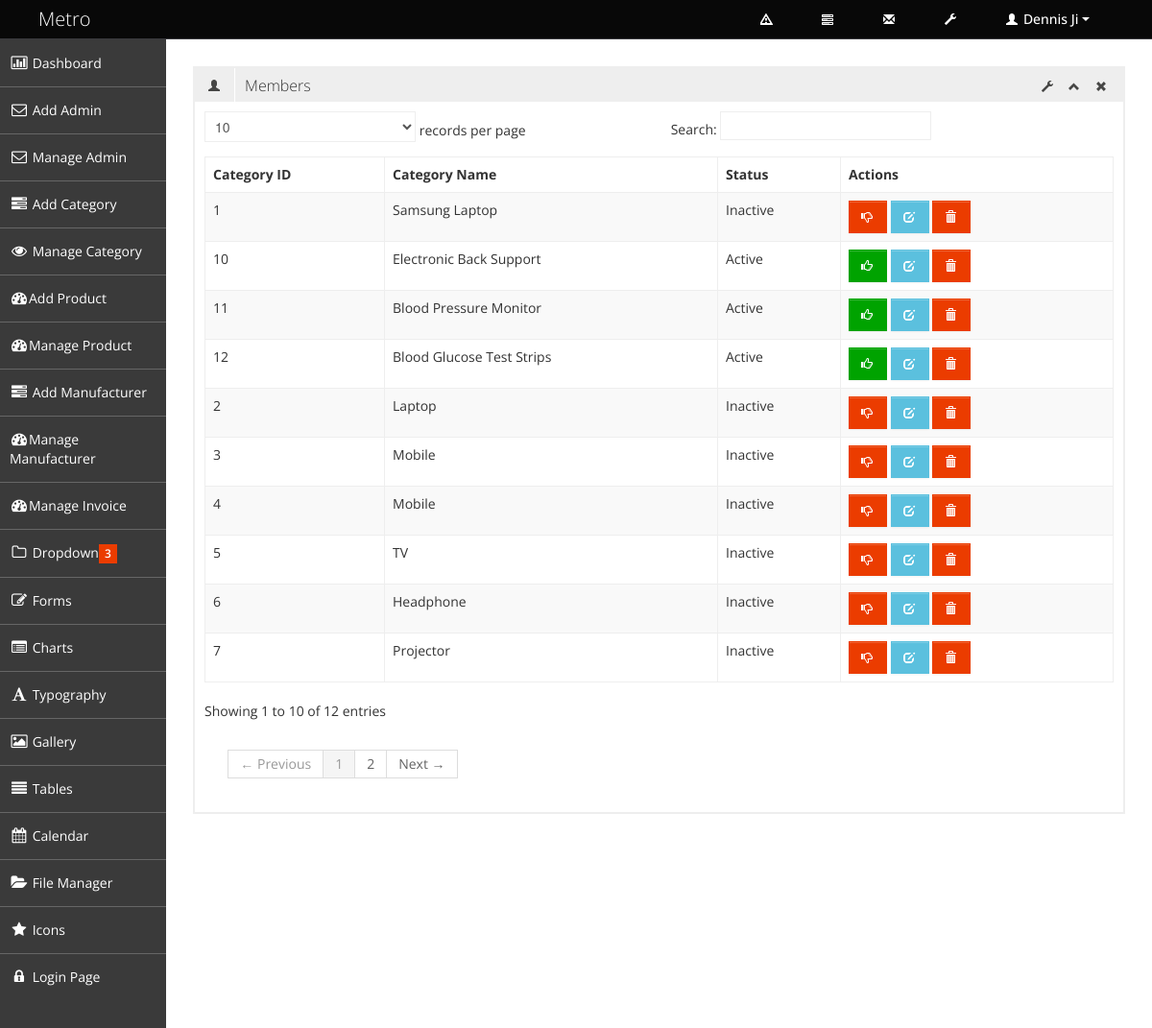
/index.php/products/show_all_category, run on the app's committed database.
### tables this page shows
CREATE TABLE `category` (
  `category_id` int(11) NOT NULL,
  `category_name` varchar(255) NOT NULL,
  `category_short_desc` varchar(255) NOT NULL,
  `category_long_desc` text NOT NULL,
  `category_status` tinyint(3) NOT NULL
);

### application/controllers/Products.php (called while the page is built, shortened)
<?php
class Products extends CI_Controller
{
    function __construct()
    {
        $this->load->model('products_model');
    }
    function show_all_category()
    {
        $category_data['all_category'] = $this->products_model->get_all_category();
        $data['dashboard'] = $this->load->view('admin/admin_pages/all_category', $category_data, TRUE);
        $this->load->view('admin/admin_master', $data);
    }
}

### index.php (called while the page is built, shortened)
<?php
require_once BASEPATH.'core/CodeIgniter.php';

### application/models/Products_model.php (called while the page is built, shortened)
<?php
class Products_model extends CI_Model
{
    function get_all_category()
    {
        $data = $this->db->select('*')->from('category')->get()->result();
        return $data;
    }
}

### application/views/admin/admin_pages/all_category.php (the view, shortened to what this page needs)
<div class="row-fluid sortable">
    <div class="box span12">
        <div class="box-header" data-original-title>
            <h2><i class="halflings-icon user"></i><span class="break"></span>Members</h2>
            <div class="box-icon">
                <a href="#" class="btn-setting"><i class="halflings-icon wrench"></i></a>
                <a href="#" class="btn-minimize"><i class="halflings-icon chevron-up"></i></a>
                <a href="#" class="btn-close"><i class="halflings-icon remove"></i></a>
            </div>
        </div>
        <div class="box-content">
            <table class="table table-striped table-bordered bootstrap-datatable datatable">
                <thead>
                <tr>
                    <th>Category ID</th>
                    <th>Category Name</th>
                    <th>Status</th>
                    <th>Actions</th>
                </tr>
                </thead>
                <tbody>
                <?php foreach ($all_category as $category){ ?>
                    <tr>
                        <td><?php echo $category->category_id ?></td>
                        <td class="center"><?php echo $category->category_name ?></td>
                        <td>
                            <?php
                                if($category->category_status == 1){
                                    echo 'Active';
                                }elseif($category->category_status == 2){
                                    echo 'Inactive';
                                }elseif($category->category_status == 3){
                                    echo 'Deleted';
                                }
                            ?>
                        </td>
                        <td class="center">
                            <?php if($category->category_status == 1 || $category->category_status == 3 ){?>
                            <a class="btn btn-success" href="<?php echo base_url("change-category-status/$category->category_id/2")?>" title="Update Status">
                                <i class="halflings-icon white thumbs-up"></i>
                            </a>
                            <?php } elseif($category->category_status == 2){ ?>
                                <a class="btn btn-danger" href="<?php echo base_url("change-category-status/$category->category_id/1")?>" title="Update Status">
                                    <i class="halflings-icon white thumbs-down"></i>
                                </a>
                            <?php } ?>
                            <a class="btn btn-info" href="<?php echo base_url("edit-category/$category->category_id")?>" title="Edit">
                                <i class="halflings-icon white edit"></i>
                            </a>
                          <?php if($category->category_status != 3){?>
                              <a class="btn btn-danger" onclick='return confirm_delete()' href="<?php echo base_url("change-category-status/$category->category_id/3")?>" title="Delete">
                                <i class="halflings-icon white trash"></i>
                              </a>
                            <?php }?>
                        </td>
                    </tr>
                <?php }?>
                </tbody>
            </table>
        </div>
    </div>
</div>

### asset/admin_asset/css/style.css (style rules this page uses)
body { background: #F5F5F5; color: #333; border: none; font-family: 'Open Sans', sans-serif; font-weight: 400; }
h2 { font-size: 16px; line-height: 16px; }
.box { border: 2px solid #eee; background: #fff !important; margin-bottom: 28px; }
.box-header { height: 16px; font-size: 16px; line-height: 16px; padding: 10px; background: #eee; -webkit-box-shadow: none; -moz-box-shadow: none; box-shadow: none; overflow: hidden; }
.box-header h2 { float:left; margin-top: 0px; font-weight: 300; }
.box-header h2 i { margin: 0px 3px 0px 4px; opacity: .8; filter: alpha(opacity=80); -ms-filter:"progid:DXImageTransform.Microsoft.Alpha(Opacity=80)"; }
.box-header .box-icon { float:right; margin-top: 1px; }
.box-header .box-icon i { -webkit-transition: all 0.1s ease-in-out; -moz-transition: all 0.1s ease-in-out; -o-transition: all 0.1s ease-in-out; -ms-transition: all 0.1s ease-in-out; transition: all 0.1s ease-in-out; opacity: .8; filter: alpha(opacity=80); -ms-filter:"progid:DXImageTransform.Microsoft.Alpha(Opacity=80)"; }
.box-header .box-icon a { margin: 0px 5px; }
.box-content { position: relative; z-index: 50; margin-top: -1px; padding: 10px; background: #fff !important; }
.btn { display: inline-block; padding: 6px 12px; margin-bottom: 0; font-size: 14px; font-weight: 500; line-height: 20px; text-align: center; white-space: nowrap; vertical-align: middle; cursor: pointer; border: 1px solid #a7a9aa; -webkit-border-radius: 0px !important; border-radius: 0px !important; }
.btn i { margin-top: 2px; }
.btn { color: #ffffff; background-color: #a7a9aa; border-color: #a7a9aa; background-image: none; filter: none; text-shadow: none; }
.btn-danger { background-color: #EB3C00; border-color: #EB3C00; }
.btn-success { background-color: #00A300; border-color: #00A300; }
.btn-info { background-color: #5bc0de; border-color: #5bc0de; }
.table th, .table td { border-top: 1px solid #eee; }
.table-bordered { border-color: #eee; -webkit-border-radius: 0px !important; -moz-border-radius: 0px !important; border-radius: 0px !important; }
.table-bordered th, .table-bordered td { border-left: 1px solid #eee; }
.table-bordered thead:first-child tr:first-child > th:first-child, .table-bordered tbody:first-child tr:first-child > td:first-child, .table-bordered tbody:first-child tr:first-child > th:first-child { -webkit-border-radius: 0px !important; -moz-border-radius: 0px !important; border-radius: 0px !important; }
.table-bordered thead:first-child tr:first-child > th:last-child, .table-bordered tbody:first-child tr:first-child > td:last-child, .table-bordered tbody:first-child tr:first-child > th:last-child { -webkit-border-radius: 0px !important; -moz-border-radius: 0px !important; border-radius: 0px !important; }
.table-bordered thead:last-child tr:last-child > th:first-child, .table-bordered tbody:last-child tr:last-child > td:first-child, .table-bordered tbody:last-child tr:last-child > th:first-child, .table-bordered tfoot:last-child tr:last-child > td:first-child, .table-bordered tfoot:last-child tr:last-child > th:first-child { -webkit-border-radius: 0px !important; -moz-border-radius: 0px !important; border-radius: 0px !important; }
.table-bordered thead:last-child tr:last-child > th:last-child, .table-bordered tbody:last-child tr:last-child > td:last-child, .table-bordered tbody:last-child tr:last-child > th:last-child, .table-bordered tfoot:last-child tr:last-child > td:last-child, .table-bordered tfoot:last-child tr:last-child > th:last-child { -webkit-border-radius: 0px !important; -moz-border-radius: 0px !important; border-radius: 0px !important; }

### data on the page
category: category_id "1", category_name "Samsung Laptop", category_status "Inactive"
category: category_id "2", category_name "Laptop", category_status "Inactive"
category: category_id "3", category_name "Mobile", category_status "Inactive"
category: category_id "4", category_name "Mobile", category_status "Inactive"
category: category_id "5", category_name "TV", category_status "Inactive"
category: category_id "6", category_name "Headphone", category_status "Inactive"
category: category_id "7", category_name "Projector", category_status "Inactive"
category: category_id "10", category_name "Electronic Back Support", category_status "Active"
category: category_id "11", category_name "Blood Pressure Monitor", category_status "Active"
category: category_id "12", category_name "Blood Glucose Test Strips", category_status "Active"
